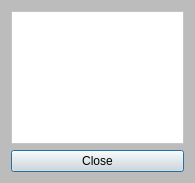
<?xml version="1.0" encoding="UTF-8"?>
<ui version="4.0">
 <class>Dialog</class>
 <widget class="QDialog" name="Dialog">
  <property name="geometry">
   <rect>
    <x>0</x>
    <y>0</y>
    <width>195</width>
    <height>183</height>
   </rect>
  </property>
  <property name="windowTitle">
   <string>Connection info</string>
  </property>
  <property name="styleSheet">
   <string notr="true">background-color: rgb(188, 188, 188);</string>
  </property>
  <layout class="QGridLayout" name="gridLayout">
   <item row="1" column="0">
    <widget class="QPushButton" name="pb_Close">
     <property name="styleSheet">
      <string notr="true">background-color: rgb(225, 225, 225);</string>
     </property>
     <property name="text">
      <string>Close</string>
     </property>
    </widget>
   </item>
   <item row="0" column="0">
    <widget class="QTextEdit" name="te_Info">
     <property name="styleSheet">
      <string notr="true">background-color: rgb(255, 255, 255);</string>
     </property>
    </widget>
   </item>
  </layout>
 </widget>
 <resources/>
 <connections/>
</ui>
